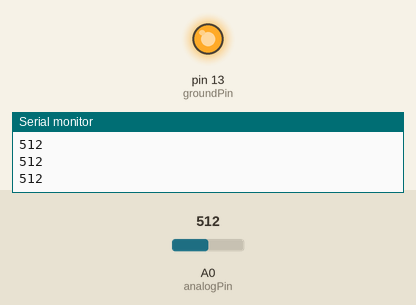
Simulated run of this sketch. Board: Arduino Uno, built with avr-gcc and run on an emulated ATmega328P. Shown: output pins drawn as LEDs (lit = HIGH), the last lines printed to the serial monitor. Inputs (shaded band) come from the test bench; at power-on: A0 (analogPin) = 512.

Above: at 1.2 s.
1.3 s: A0 (analogPin) set to 14
2.8 s: A0 (analogPin) set to 11
At 3.7 s:
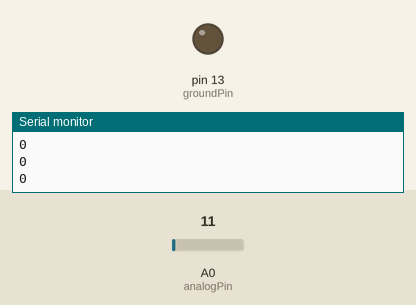
4.3 s: A0 (analogPin) set to 122
At 4.8 s:
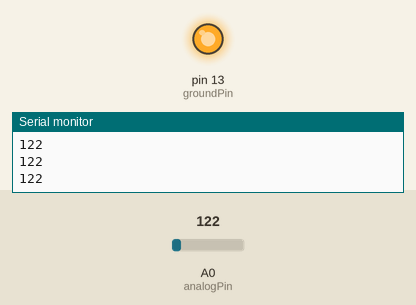
5.8 s: A0 (analogPin) set to 0
At 7.2 s:
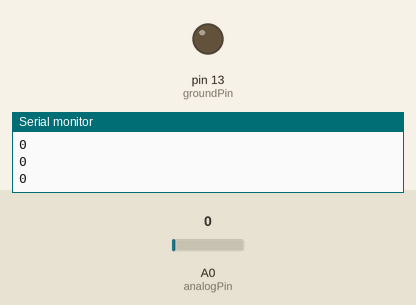
Timing chart, 0 to 8.3 s (numbered marks = the images above; inputs shaded):
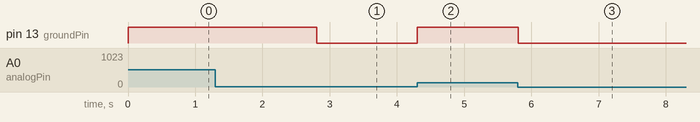

The sketch:

readAnalog.ino
```cpp
int analogPin = A0;
int groundPin = 13;
int value = 0;
int thressholdLevel = 12; //from monitor when the feedback is off.

void setup()
{   // put your setup code here, to run once:
  analogReference(INTERNAL);
  Serial.begin(9600);
  pinMode(groundPin, OUTPUT);
}

void loop()
{ //if microphone feedback is off some noise is present.     // put your main code here, to run repeatedly:
  value = analogRead(analogPin);
  if(value <= thressholdLevel)
  {
    Serial.println(0);
    digitalWrite(groundPin,LOW);
  }
  else
  {
    Serial.println(value);
    digitalWrite(groundPin,HIGH);
  }
}
```

Measured:
- the behaviour switches between 13 and 12 on A0 (analogPin) (found by bisection; images 0 and 1)
- after the input at 2.8 s, pin 13 (groundPin): HIGH → LOW at once
- after the input at 4.3 s, pin 13 (groundPin): LOW → HIGH at once
- after the input at 5.8 s, pin 13 (groundPin): HIGH → LOW at once
